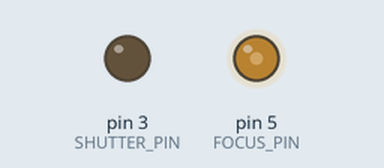
This sketch was run on a simulated Arduino Uno, built with avr-gcc and run on an emulated ATmega328P. Shown: output pins drawn as LEDs (lit = HIGH).

Above: at 0.1 s.
At 1.2 s:
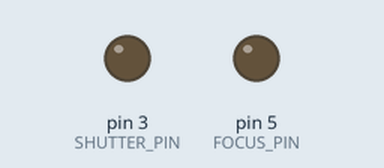
Timing chart, 0 to 2.7 s (numbered marks = the images above):
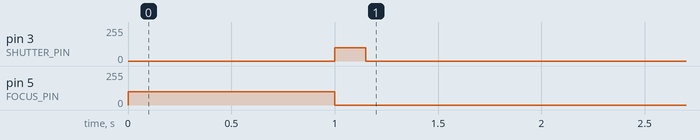

The sketch:

camera_remote_control.ino
```cpp
#include "control.c"

#define SHUTTER_PIN 3
#define FOCUS_PIN 5

void setup(){
    setup_pins(SHUTTER_PIN, FOCUS_PIN);
    focus();
    takePicture();
}


void loop(){

}
```

control.c
```cpp
#include "Arduino.h"
#include "control.h"

int SHUTTER_PIN;
int FOCUS_PIN;

void setup_pins(int shutter_pin, int focus_pin){
    SHUTTER_PIN = shutter_pin;
    FOCUS_PIN = focus_pin;

    pinMode(SHUTTER_PIN, OUTPUT);
    pinMode(FOCUS_PIN, OUTPUT);
}

void _triggerShutter(int triggerTime) {
    // Press the "Shutter button" as long as specified by @triggerTime
    // @triggerTime - time in ms (1s = 1000ms)
    analogWrite(SHUTTER_PIN, 100);          // START pressing the shutter button
    delay(triggerTime);                     // pressing the shutter button
    analogWrite(SHUTTER_PIN, 0);            // RELEASE the shutter button
}

void _triggerFocus(int focusTime) {
    // Press the "Focus button" as long as specified by @focusTime
    // @focusTime - time in ms (1s = 1000ms)
    analogWrite(FOCUS_PIN, 100);          // START pressing the focus button
    delay(focusTime);                     // pressing the focus button
    analogWrite(FOCUS_PIN, 0);            // RELEASE the focus button
}

void takePicture(){
    _triggerShutter(150);
}

void focus(){
    _triggerFocus(1000);
}
```

control.h
```cpp
#ifndef control_h
#define control_h

#include "Arduino.h"

void takePicture();
void focus();

#endif
```
